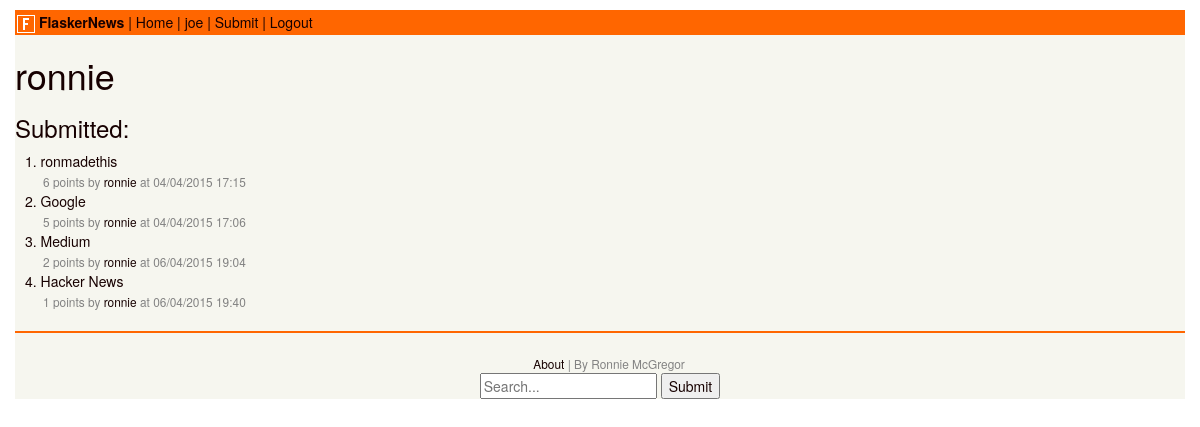
/u/ronnie (signed in), run on the app's committed database.
### tables this page shows
CREATE TABLE users (
    id INTEGER PRIMARY KEY AUTOINCREMENT,
    name TEXT NOT NULL,
    password TEXT NOT NULL
);

CREATE TABLE links (
    id INTEGER PRIMARY KEY AUTOINCREMENT,
    user_name TEXT NOT NULL,
    title TEXT NOT NULL,
    url TEXT NOT NULL,
    votes INTEGER NOT NULL,
    submit_date TEXT NOT NULL
);

### FlaskerNews/views/profile.py (the view)
@routes.route('/u/<user>')
def profile(user):
    cur = g.db.execute('select name from users where name = ?', [user])
    results = cur.fetchone()
    if results is not None:
        user = results[0]
    else:
        user = 'User not found'
    cur = g.db.execute('SELECT * FROM links WHERE user_name = ? ORDER BY votes DESC', [user])
    results = cur.fetchall()
    links = None
    if results is not None:
        links = results
    else:
        links = 'User has no posts'
    return render_template('profile.html', user=user, links=links)

### FlaskerNews/__init__.py (called while the page is built)
def get_db():
    if not hasattr(g, 'db'):
        g.db = sqlite3.connect(DATABASE)
    return g.db

@app.before_request
def before_request():
    g.db = get_db()

@app.teardown_request
def teardown_request(exception):
    if hasattr(g, 'db'):
        g.db.close()

### FlaskerNews/templates/profile.html (shortened to what this page needs)
{% extends "master.html" %}
{% block body %}
    <h1>{{ user }}</h1>
    {% if not links %}
        <h3>{{ user }} hasn't submitted any links</h3>
    {% else %}
        <h3>Submitted:</h3>
    {% for link in links %}
        <div class="row">
            <div class="col-md-12">
                {{ loop.index }}.
                <a href="{{ link[3]|safe() }}">{{ link[2] }}</a>
                <br/>
                <small>{{ link[4] }} points by <a href="{{ url_for('profile.profile', user=link[1]) }}">{{ link[1] }}</a> at {{ link[5] }}</small>
            </div>
        </div>
    {% endfor %}
{% endif %}
{% endblock %}

### FlaskerNews/static/style.css (style rules this page uses)
body { padding-top: 10px; color: #170000; }
a, a:hover { text-decoration: none; color: #170000; }
.row { padding-left: 10px; }
small { padding-left: 18px; color: #828282; }

### data on the page
users: name "ronnie"
links: title "ronmadethis", votes "6", user_name "ronnie", submit_date "04/04/2015 17:15"
links: title "Google", votes "5", user_name "ronnie", submit_date "04/04/2015 17:06"
links: title "Medium", votes "2", user_name "ronnie", submit_date "06/04/2015 19:04"
links: title "Hacker News", votes "1", user_name "ronnie", submit_date "06/04/2015 19:40"

### other printed values
{{ session.user_name }} "joe"
